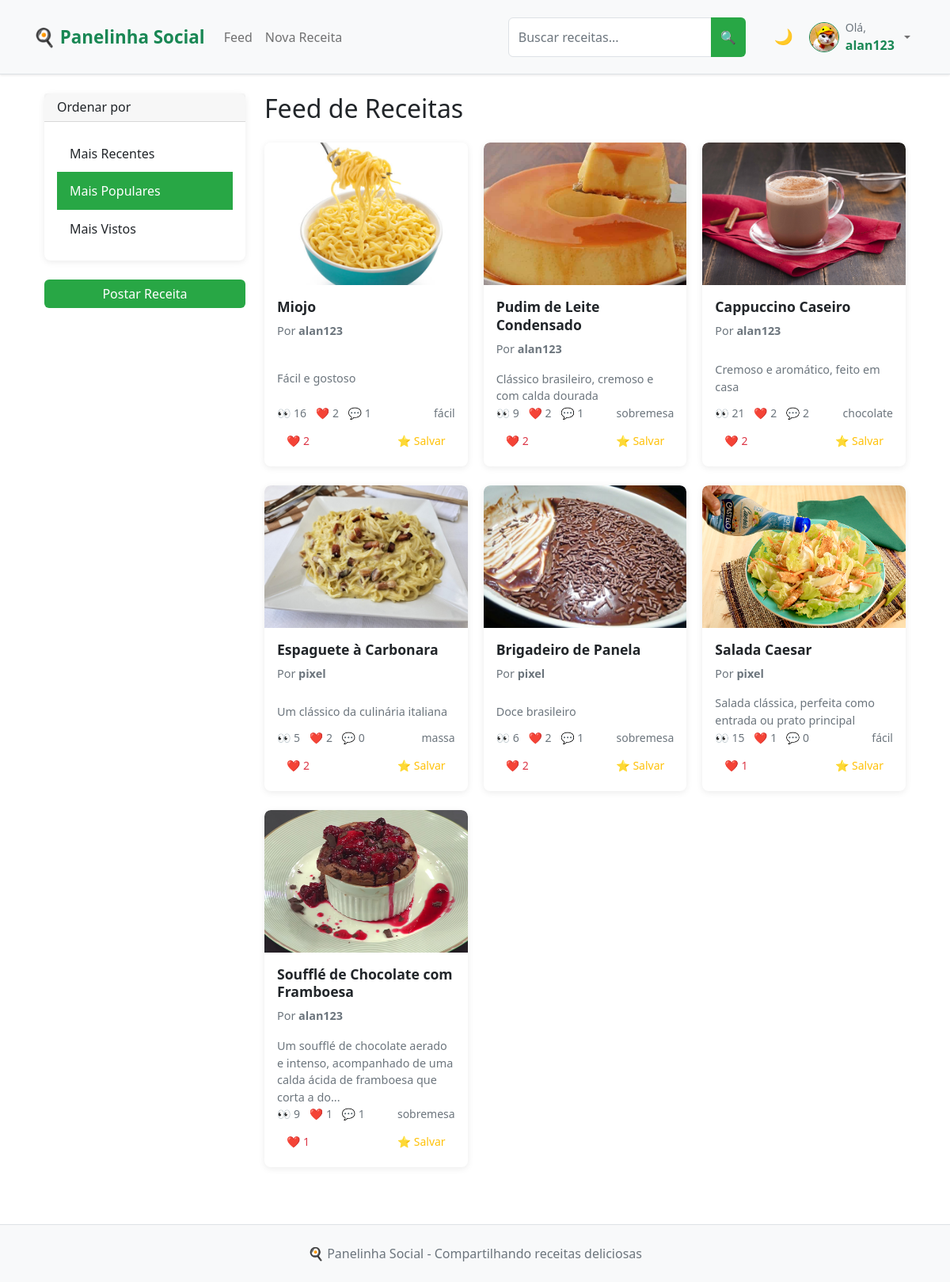
Screenshot of /feed?sort=popular (signed in) with the database file from the repository.
### app.py (models this page shows, shortened)
class User(UserMixin, db.Model):
    __tablename__ = 'user'
    id = db.Column(db.Integer, primary_key=True)
    username = db.Column(db.String(64), unique=True, nullable=False, index=True)
    email = db.Column(db.String(120), unique=True, nullable=False, index=True)
    password_hash = db.Column(db.String(128))
    bio = db.Column(db.Text)
    profile_picture = db.Column(db.String(200))
    created_at = db.Column(db.DateTime, default=datetime.utcnow)
    recipes = db.relationship('Recipe', backref='author', lazy='select')
    likes = db.relationship('Like', backref='user', lazy='select')
    comments = db.relationship('Comment', backref='user', lazy='select')
    saved_recipes = db.relationship('SavedRecipe', backref='user', lazy='select')

class Recipe(db.Model):
    __tablename__ = 'recipe'
    id = db.Column(db.Integer, primary_key=True)
    title = db.Column(db.String(100), nullable=False, index=True)
    description = db.Column(db.Text)
    ingredients = db.Column(db.Text)
    steps = db.Column(db.Text)
    image = db.Column(db.String(200))
    categories = db.Column(db.String(200))
    difficulty = db.Column(db.String(20), nullable=False, default='Fácil', index=True)  # NOVO CAMPO
    is_draft = db.Column(db.Boolean, default=False, index=True)
    created_at = db.Column(db.DateTime, default=datetime.utcnow, index=True)
    updated_at = db.Column(db.DateTime, default=datetime.utcnow, onupdate=datetime.utcnow)
    views = db.Column(db.Integer, default=0, index=True)
    user_id = db.Column(db.Integer, db.ForeignKey('user.id'), nullable=False, index=True)
    likes = db.relationship('Like', backref='recipe', lazy='select')
    comments = db.relationship('Comment', backref='recipe', lazy='select')
    saved_by = db.relationship('SavedRecipe', backref='recipe', lazy='select')
    def like_count(self):
        if hasattr(self, '_like_count'):
            return self._like_count
        return len(self.likes)
    def comment_count(self):
        if hasattr(self, '_comment_count'):
            return self._comment_count
        return len(self.comments)

### app.py (the view)
@app.route('/feed')
@login_required
def feed():
    sort_by = request.args.get('sort', 'recent')
    recipes_query = Recipe.query.filter_by(is_draft=False)
    if sort_by == 'popular':
        recipes_query = recipes_query.outerjoin(Like).group_by(Recipe.id).order_by(func.count(Like.id).desc())
    elif sort_by == 'views':
        recipes_query = recipes_query.order_by(Recipe.views.desc())
    else:
        recipes_query = recipes_query.order_by(Recipe.created_at.desc())
    recipes = get_recipes_with_counts(recipes_query)
    return render_template('feed.html', title='Feed', recipes=recipes, sort_by=sort_by)

### app.py (called while the page is built)
@login_manager.user_loader
def load_user(id):
    return User.query.get(int(id))

### templates/feed.html (shortened to what this page needs)
{% extends "base.html" %}
{% block content %}
<div class="container-fluid">
    <div class="row">
        <div class="col-md-3">
            <div class="card mb-4">
                <div class="card-header">
                    <h6 class="mb-0">Ordenar por</h6>
                </div>
                <div class="card-body">
                    <div class="list-group list-group-flush">
                        <a href="{{ url_for('feed', sort='recent') }}"
                           class="list-group-item list-group-item-action {% if sort_by == 'recent' %}active{% endif %}">
                            Mais Recentes
                        </a>
                        <a href="{{ url_for('feed', sort='popular') }}"
                           class="list-group-item list-group-item-action {% if sort_by == 'popular' %}active{% endif %}">
                            Mais Populares
                        </a>
                        <a href="{{ url_for('feed', sort='views') }}"
                           class="list-group-item list-group-item-action {% if sort_by == 'views' %}active{% endif %}">
                            Mais Vistos
                        </a>
                    </div>
                </div>
            </div>
            <div class="d-grid">
                <a href="{{ url_for('new_recipe') }}" class="btn btn-success">
                    Postar Receita
                </a>
            </div>
        </div>
        <div class="col-md-9">
            <h2 class="mb-4">Feed de Receitas</h2>
            {% if recipes %}
                <div class="row">
                    {% for recipe in recipes %}
                        <div class="col-xl-4 col-lg-6 col-md-6 mb-4">
                            <div class="card h-100 recipe-card">
                                <a href="{{ url_for('recipe_detail', recipe_id=recipe.id) }}" class="text-decoration-none">
                                    {% if recipe.image %}
                                        <img src="{{ url_for('static', filename='uploads/' + recipe.image) }}"
                                             class="card-img-top" alt="{{ recipe.title }}">
                                    {% else %}
                                        <div class="card-img-top bg-light d-flex align-items-center justify-content-center"
                                             style="height: 200px;">
                                            <span class="text-muted">Sem imagem</span>
                                        </div>
                                    {% endif %}
                                </a>
                                <div class="card-body d-flex flex-column">
                                    <a href="{{ url_for('recipe_detail', recipe_id=recipe.id) }}" class="text-decoration-none text-dark">
                                        <h5 class="card-title">{{ recipe.title }}</h5>
                                    </a>
                                    <p class="card-text text-muted small">
                                        Por <strong>{{ recipe.author.username }}</strong>
                                    </p>
                                    <a href="{{ url_for('recipe_detail', recipe_id=recipe.id) }}" class="text-decoration-none text-dark flex-grow-1">
                                        <p class="card-text">{{ recipe.description[:100] }}{% if recipe.description|length > 100 %}...{% endif %}</p>
                                    </a>
                                    <div class="mt-auto">
                                        <div class="d-flex justify-content-between align-items-center mb-2">
                                            <div class="text-muted small">
                                                <span class="me-2">👀 {{ recipe.views }}</span>
                                                <span class="me-2">❤️ {{ recipe.like_count() }}</span>
                                                <span>💬 {{ recipe.comment_count() }}</span>
                                            </div>
                                            {% if recipe.categories %}
                                                <small class="text-muted">
                                                    {{ recipe.categories.split(',')[0] }}
                                                </small>
                                            {% endif %}
                                        </div>
                                        <div class="d-flex justify-content-between">
                                            <button class="btn btn-sm btn-outline-danger like-btn"
                                                    data-recipe-id="{{ recipe.id }}">
                                                ❤️ <span class="like-count">{{ recipe.like_count() }}</span>
                                            </button>
                                            <button class="btn btn-sm btn-outline-warning save-btn"
                                                    data-recipe-id="{{ recipe.id }}">
                                                ⭐ Salvar
                                            </button>
                                        </div>
                                    </div>
                                </div>
                            </div>
                        </div>
                    {% endfor %}
                </div>
            {% endif %}
        </div>
    </div>
</div>
{% endblock %}

### templates/base.html (shortened to what this page needs)
<!DOCTYPE html>
<html lang="pt-br">
<head>
    <link href="https://cdn.jsdelivr.net/npm/bootstrap@5.1.3/dist/css/bootstrap.min.css" rel="stylesheet">
    <link rel="stylesheet" href="{{ url_for('static', filename='css/style.css') }}">
</head>
<body>
    <nav class="navbar navbar-expand-lg navbar-light bg-light border-bottom">
        <div class="container">
            <a class="navbar-brand fw-bold text-success" href="{{ url_for('index') }}">
                🍳 Panelinha Social
            </a>
            <div class="collapse navbar-collapse" id="navbarNav">
                <ul class="navbar-nav me-auto">
                    {% if current_user.is_authenticated %}
                        <li class="nav-item">
                            <a class="nav-link" href="{{ url_for('feed') }}">Feed</a>
                        </li>
                        <li class="nav-item">
                            <a class="nav-link" href="{{ url_for('new_recipe') }}">Nova Receita</a>
                        </li>
                    {% endif %}
                </ul>
                <form class="d-flex me-3" action="{{ url_for('search') }}" method="GET">
                    <div class="input-group" style="min-width: 250px;">
                        <input type="text"
                            name="q"
                            class="form-control"
                            placeholder="Buscar receitas..."
                            value="{{ request.args.get('q', '') }}"
                            aria-label="Buscar receitas">
                        <button class="btn btn-success" type="submit" title="Buscar receitas">
                            🔍
                        </button>
                    </div>
                </form>
                <div class="navbar-nav ms-2">
                    <button class="btn btn-outline-secondary btn-sm" id="darkModeToggle" title="Modo Noturno">
                    </button>
                </div>
                <div class="navbar-nav">
                    {% if current_user.is_authenticated %}
                        <div class="nav-item dropdown">
                            <a class="nav-link dropdown-toggle d-flex align-items-center gap-2" href="#" role="button" data-bs-toggle="dropdown">
                                <div class="position-relative">
                                    {% if current_user.profile_picture %}
                                        <img src="{{ url_for('static', filename='uploads/' + current_user.profile_picture) }}"
                                            class="rounded-circle border border-success"
                                            style="width: 38px; height: 38px; object-fit: cover;"
                                            alt="Foto de perfil">
                                    {% else %}
                                        <div class="rounded-circle bg-light d-flex align-items-center justify-content-center border border-success"
                                            style="width: 38px; height: 38px;">
                                            <span class="text-muted">👤</span>
                                        </div>
                                    {% endif %}
                                </div>
                                <div class="d-none d-lg-flex flex-column align-items-start">
                                    <span class="small text-muted">Olá,</span>
                                    <strong class="text-success">{{ current_user.username }}</strong>
                                </div>
                            </a>
                        </div>
                    {% else %}
                        <a class="nav-link" href="{{ url_for('login') }}">Entrar</a>
                        <a class="nav-link" href="{{ url_for('register') }}">Cadastrar</a>
                    {% endif %}
                </div>
            </div>
        </div>
    </nav>
    <div class="container mt-4">
        {% block content %}{% endblock %}
    </div>
    <footer class="bg-light text-center text-muted py-4 mt-5 border-top">
        <div class="container">
            <p class="mb-0">🍳 Panelinha Social - Compartilhando receitas deliciosas</p>
        </div>
    </footer>
</body>
</html>

### static/css/style.css (style rules this page uses)
:root { --primary-color: #28a745; --primary-hover: #218838; --light-bg: #f8f9fa; --card-shadow: 0 2px 8px rgba(0, 0, 0, 0.08); --card-hover-shadow: 0 4px 12px rgba(0, 0, 0, 0.12); }
* { box-sizing: border-box; }
body { background-color: var(--light-bg); font-family: system-ui, -apple-system, sans-serif; line-height: 1.5; margin: 0; padding: 0; }
.container-fluid { padding: 0 15px; }
.recipe-card { border: none; border-radius: 8px; box-shadow: var(--card-shadow); transition: box-shadow 0.2s ease; background: white; overflow: hidden; height: 100%; }
.card-img-top { border-radius: 8px 8px 0 0; height: 180px; object-fit: cover; width: 100%; }
.card-body { padding: 1rem; display: flex; flex-direction: column; height: 100%; }
.card-title { font-size: 1.1rem; font-weight: 600; margin-bottom: 0.5rem; line-height: 1.3; }
.card-text { font-size: 0.9rem; color: #6c757d; flex-grow: 1; }
.btn { border-radius: 6px; font-weight: 500; transition: all 0.15s ease; border: none; }
.btn-success { background-color: var(--primary-color); }
.btn-sm { padding: 0.375rem 0.75rem; font-size: 0.875rem; }
.row { display: flex; flex-wrap: wrap; margin: 0 -10px; }
.col-xl-4, .col-lg-6, .col-md-6 { padding: 0 10px; margin-bottom: 20px; }
.navbar { padding: 1rem 0; box-shadow: 0 1px 3px rgba(0,0,0,0.1); }
.navbar-brand { font-weight: 700; font-size: 1.4rem; }
.card { border: none; border-radius: 8px; box-shadow: var(--card-shadow); }
.list-group-item { border: none; padding: 0.75rem 1rem; transition: background-color 0.15s ease; }
.list-group-item.active { background-color: var(--primary-color); border-color: var(--primary-color); }
.form-control { border-radius: 6px; border: 1px solid #dee2e6; padding: 0.75rem; transition: border-color 0.15s ease; }
footer { margin-top: 3rem; padding: 2rem 0; background: white; border-top: 1px solid #dee2e6; }
@media (max-width: 1200px) { .container-fluid { padding: 0 12px; } }
img { max-width: 100%; height: auto; }
.text-muted { color: #6c757d !important; }

### templates/base.html (style rules this page uses)
:root { --bg-color: #ffffff; --text-color: #212529; --card-bg: #ffffff; --border-color: #dee2e6; --success-color: #198754; --header-bg: #f8f9fa; }
body.loaded * { transition: all 0.3s ease; }
body { background-color: var(--bg-color); color: var(--text-color); min-height: 100vh; }
#darkModeToggle { border: none; background: transparent; font-size: 1.2em; padding: 0.375rem 0.75rem; transition: all 0.3s ease; }

### rows the page displays
User: profile_picture (picture), username "alan123"
Recipe: image (picture), title "Miojo", author.username "alan123", description "Fácil e gostoso", views "16", like_count "2", comment_count "1", categories "fácil"
Recipe: image (picture), title "Pudim de Leite Condensado", author.username "alan123", description "Clássico brasileiro, cremoso e com calda dourada", views "9", like_count "2", comment_count "1", categories "sobremesa"
Recipe: image (picture), title "Cappuccino Caseiro", author.username "alan123", description "Cremoso e aromático, feito em casa", views "21", like_count "2", comment_count "2", categories "chocolate"
Recipe: image (picture), title "Espaguete à Carbonara", author.username "pixel", description "Um clássico da culinária italiana", views "5", like_count "2", comment_count "0", categories "massa"
Recipe: image (picture), title "Brigadeiro de Panela", author.username "pixel", description "Doce brasileiro", views "6", like_count "2", comment_count "1", categories "sobremesa"
Recipe: image (picture), title "Salada Caesar", author.username "pixel", description "Salada clássica, perfeita como entrada ou prato principal", views "15", like_count "1", comment_count "0", categories "fácil"
Recipe: image (picture), title "Soufflé de Chocolate com Framboesa", author.username "alan123", description "Um soufflé de chocolate aerado e intenso, acompanhado de uma calda ácida de framboesa que corta a do", views "9", like_count "1", comment_count "1", categories "sobremesa"
